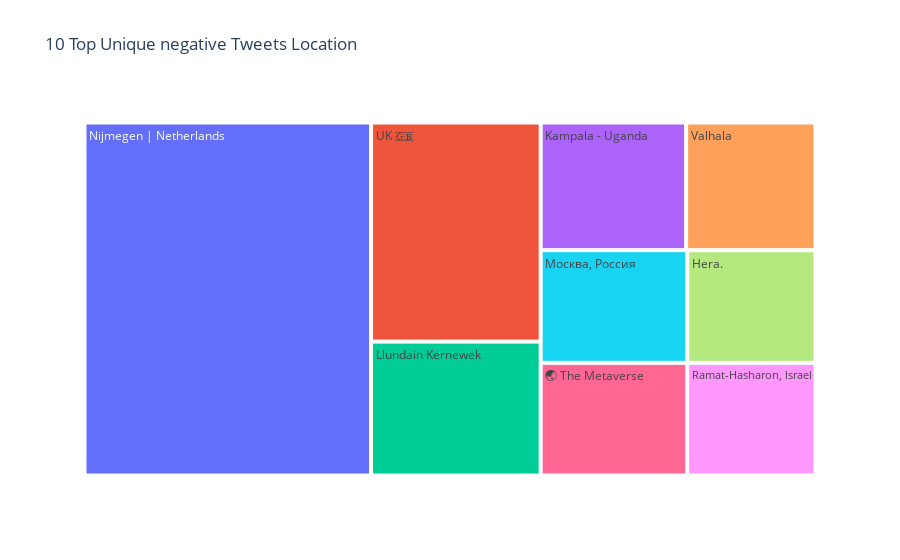

This figure's notebook cell:
### Code cell
# NEGATIVE
common_words=neg_location.value_counts().drop(labels=common_list)[:10].rename_axis('common negative location').reset_index(name='count')
fig=px.treemap(common_words,path=['common negative location'],values='count',title='10 Top Unique negative Tweets Location')
fig.show()

### Figure 1 — Plotly figure (JSON) as saved in the notebook; plotly's stock layout.template omitted (floating-point values rounded to 4 significant figures)
{"data": [{"branchvalues": "total", "domain": {"x": [0, 1], "y": [0, 1]}, "hovertemplate": "labels=%{label}<br>count=%{value}<br>parent=%{parent}<br>id=%{id}<extra></extra>", "ids": ["", "Hera.", "Kampala - Uganda", "Llundain Kernewek", "Nijmegen | Netherlands", "Ramat-Hasharon, Israel ", "UK 🇬🇧", "Valhala", "Москва, Россия", "🌏 The Metaverse"], "labels": ["", "Hera.", "Kampala - Uganda", "Llundain Kernewek", "Nijmegen | Netherlands", "Ramat-Hasharon, Israel ", "UK 🇬🇧", "Valhala", "Москва, Россия", "🌏 The Metaverse"], "name": "", "parents": ["", "", "", "", "", "", "", "", "", ""], "type": "treemap", "values": [19025, 7, 9, 11, 49, 7, 18, 8, 8, 8]}], "layout": {"legend": {"tracegroupgap": 0}, "title": {"text": "10 Top Unique negative Tweets Location"}}}
